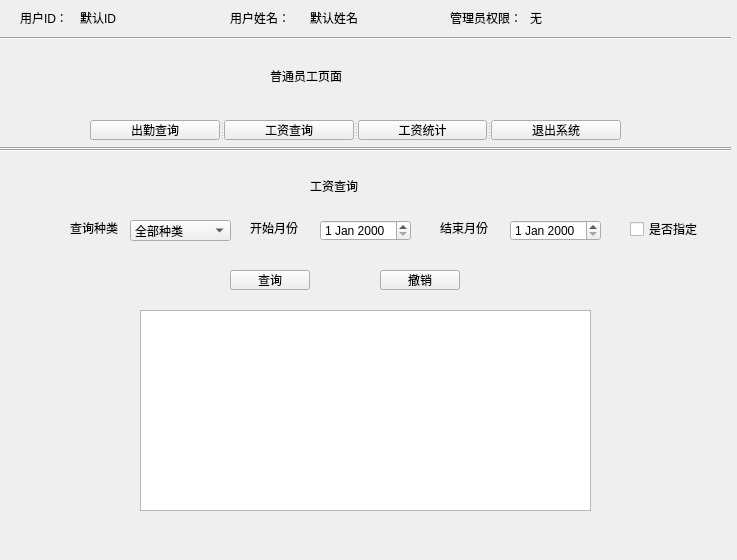
<?xml version="1.0" encoding="UTF-8"?>
<ui version="4.0">
 <class>member</class>
 <widget class="QWidget" name="member">
  <property name="geometry">
   <rect>
    <x>0</x>
    <y>0</y>
    <width>737</width>
    <height>560</height>
   </rect>
  </property>
  <property name="windowTitle">
   <string>Form</string>
  </property>
  <widget class="QLabel" name="label_4">
   <property name="geometry">
    <rect>
     <x>20</x>
     <y>10</y>
     <width>81</width>
     <height>16</height>
    </rect>
   </property>
   <property name="text">
    <string>用户ID：</string>
   </property>
  </widget>
  <widget class="QLabel" name="label_5">
   <property name="geometry">
    <rect>
     <x>80</x>
     <y>10</y>
     <width>91</width>
     <height>16</height>
    </rect>
   </property>
   <property name="text">
    <string>默认ID</string>
   </property>
  </widget>
  <widget class="QLabel" name="label_6">
   <property name="geometry">
    <rect>
     <x>230</x>
     <y>10</y>
     <width>81</width>
     <height>16</height>
    </rect>
   </property>
   <property name="text">
    <string/>
   </property>
  </widget>
  <widget class="Line" name="line">
   <property name="geometry">
    <rect>
     <x>0</x>
     <y>30</y>
     <width>731</width>
     <height>16</height>
    </rect>
   </property>
   <property name="orientation">
    <enum>Qt::Horizontal</enum>
   </property>
  </widget>
  <widget class="QLabel" name="label_7">
   <property name="geometry">
    <rect>
     <x>230</x>
     <y>10</y>
     <width>81</width>
     <height>16</height>
    </rect>
   </property>
   <property name="text">
    <string>用户姓名：</string>
   </property>
  </widget>
  <widget class="QLabel" name="label_8">
   <property name="geometry">
    <rect>
     <x>310</x>
     <y>10</y>
     <width>81</width>
     <height>16</height>
    </rect>
   </property>
   <property name="text">
    <string>默认姓名</string>
   </property>
  </widget>
  <widget class="QLabel" name="label_9">
   <property name="geometry">
    <rect>
     <x>450</x>
     <y>10</y>
     <width>81</width>
     <height>16</height>
    </rect>
   </property>
   <property name="text">
    <string>管理员权限：</string>
   </property>
  </widget>
  <widget class="QLabel" name="label_10">
   <property name="geometry">
    <rect>
     <x>530</x>
     <y>10</y>
     <width>81</width>
     <height>16</height>
    </rect>
   </property>
   <property name="text">
    <string>无</string>
   </property>
  </widget>
  <widget class="QLabel" name="label">
   <property name="geometry">
    <rect>
     <x>270</x>
     <y>50</y>
     <width>201</width>
     <height>51</height>
    </rect>
   </property>
   <property name="styleSheet">
    <string notr="true">font: 18pt &quot;华文行楷&quot;;</string>
   </property>
   <property name="text">
    <string>普通员工页面</string>
   </property>
  </widget>
  <widget class="Line" name="line_2">
   <property name="geometry">
    <rect>
     <x>0</x>
     <y>140</y>
     <width>731</width>
     <height>16</height>
    </rect>
   </property>
   <property name="orientation">
    <enum>Qt::Horizontal</enum>
   </property>
  </widget>
  <widget class="QStackedWidget" name="stackedWidget">
   <property name="geometry">
    <rect>
     <x>10</x>
     <y>160</y>
     <width>731</width>
     <height>381</height>
    </rect>
   </property>
   <property name="currentIndex">
    <number>1</number>
   </property>
   <widget class="QWidget" name="page">
    <widget class="QDateEdit" name="dateEdit">
     <property name="geometry">
      <rect>
       <x>330</x>
       <y>60</y>
       <width>111</width>
       <height>21</height>
      </rect>
     </property>
    </widget>
    <widget class="QComboBox" name="comboBox">
     <property name="geometry">
      <rect>
       <x>80</x>
       <y>60</y>
       <width>121</width>
       <height>21</height>
      </rect>
     </property>
     <item>
      <property name="text">
       <string>全部种类</string>
      </property>
     </item>
     <item>
      <property name="text">
       <string>出勤信息</string>
      </property>
     </item>
     <item>
      <property name="text">
       <string>加班信息</string>
      </property>
     </item>
    </widget>
    <widget class="QLabel" name="label_2">
     <property name="geometry">
      <rect>
       <x>240</x>
       <y>60</y>
       <width>81</width>
       <height>16</height>
      </rect>
     </property>
     <property name="text">
      <string>查询开始日期</string>
     </property>
    </widget>
    <widget class="QLabel" name="label_3">
     <property name="geometry">
      <rect>
       <x>20</x>
       <y>60</y>
       <width>51</width>
       <height>16</height>
      </rect>
     </property>
     <property name="text">
      <string>查询种类</string>
     </property>
    </widget>
    <widget class="QTableWidget" name="infoshow">
     <property name="geometry">
      <rect>
       <x>110</x>
       <y>150</y>
       <width>451</width>
       <height>191</height>
      </rect>
     </property>
    </widget>
    <widget class="QLabel" name="label_21">
     <property name="geometry">
      <rect>
       <x>290</x>
       <y>10</y>
       <width>91</width>
       <height>31</height>
      </rect>
     </property>
     <property name="styleSheet">
      <string notr="true">font: 16pt &quot;楷体&quot;;</string>
     </property>
     <property name="text">
      <string>出勤查询</string>
     </property>
    </widget>
    <widget class="QPushButton" name="pushButton">
     <property name="geometry">
      <rect>
       <x>220</x>
       <y>110</y>
       <width>80</width>
       <height>20</height>
      </rect>
     </property>
     <property name="text">
      <string>查询</string>
     </property>
    </widget>
    <widget class="QPushButton" name="pushButton_2">
     <property name="geometry">
      <rect>
       <x>360</x>
       <y>110</y>
       <width>80</width>
       <height>20</height>
      </rect>
     </property>
     <property name="text">
      <string>撤销</string>
     </property>
    </widget>
    <widget class="QLabel" name="label_24">
     <property name="geometry">
      <rect>
       <x>490</x>
       <y>60</y>
       <width>81</width>
       <height>16</height>
      </rect>
     </property>
     <property name="text">
      <string>查询结束日期</string>
     </property>
    </widget>
    <widget class="QDateEdit" name="dateEdit_6">
     <property name="geometry">
      <rect>
       <x>580</x>
       <y>60</y>
       <width>101</width>
       <height>21</height>
      </rect>
     </property>
    </widget>
   </widget>
   <widget class="QWidget" name="page_2">
    <widget class="QTableWidget" name="infoshow_3">
     <property name="geometry">
      <rect>
       <x>130</x>
       <y>150</y>
       <width>451</width>
       <height>201</height>
      </rect>
     </property>
    </widget>
    <widget class="QLabel" name="label_13">
     <property name="geometry">
      <rect>
       <x>60</x>
       <y>60</y>
       <width>51</width>
       <height>16</height>
      </rect>
     </property>
     <property name="text">
      <string>查询种类</string>
     </property>
    </widget>
    <widget class="QLabel" name="label_14">
     <property name="geometry">
      <rect>
       <x>240</x>
       <y>60</y>
       <width>51</width>
       <height>16</height>
      </rect>
     </property>
     <property name="text">
      <string>开始月份</string>
     </property>
    </widget>
    <widget class="QDateEdit" name="dateEdit_3">
     <property name="geometry">
      <rect>
       <x>310</x>
       <y>60</y>
       <width>91</width>
       <height>21</height>
      </rect>
     </property>
    </widget>
    <widget class="QComboBox" name="comboBox_3">
     <property name="geometry">
      <rect>
       <x>120</x>
       <y>60</y>
       <width>101</width>
       <height>21</height>
      </rect>
     </property>
     <item>
      <property name="text">
       <string>全部种类</string>
      </property>
     </item>
     <item>
      <property name="text">
       <string>基本工资</string>
      </property>
     </item>
     <item>
      <property name="text">
       <string>出勤奖金</string>
      </property>
     </item>
     <item>
      <property name="text">
       <string>加班津贴</string>
      </property>
     </item>
     <item>
      <property name="text">
       <string>年终奖</string>
      </property>
     </item>
     <item>
      <property name="text">
       <string/>
      </property>
     </item>
    </widget>
    <widget class="QLabel" name="label_22">
     <property name="geometry">
      <rect>
       <x>300</x>
       <y>10</y>
       <width>91</width>
       <height>31</height>
      </rect>
     </property>
     <property name="styleSheet">
      <string notr="true">font: 16pt &quot;楷体&quot;;</string>
     </property>
     <property name="text">
      <string>工资查询</string>
     </property>
    </widget>
    <widget class="QPushButton" name="pushButton_3">
     <property name="geometry">
      <rect>
       <x>220</x>
       <y>110</y>
       <width>80</width>
       <height>20</height>
      </rect>
     </property>
     <property name="text">
      <string>查询</string>
     </property>
    </widget>
    <widget class="QPushButton" name="pushButton_5">
     <property name="geometry">
      <rect>
       <x>370</x>
       <y>110</y>
       <width>80</width>
       <height>20</height>
      </rect>
     </property>
     <property name="text">
      <string>撤销</string>
     </property>
    </widget>
    <widget class="QCheckBox" name="checkBox_14">
     <property name="geometry">
      <rect>
       <x>620</x>
       <y>60</y>
       <width>73</width>
       <height>18</height>
      </rect>
     </property>
     <property name="text">
      <string>是否指定</string>
     </property>
    </widget>
    <widget class="QDateEdit" name="dateEdit_7">
     <property name="geometry">
      <rect>
       <x>500</x>
       <y>60</y>
       <width>91</width>
       <height>21</height>
      </rect>
     </property>
    </widget>
    <widget class="QLabel" name="label_25">
     <property name="geometry">
      <rect>
       <x>430</x>
       <y>60</y>
       <width>51</width>
       <height>16</height>
      </rect>
     </property>
     <property name="text">
      <string>结束月份</string>
     </property>
    </widget>
   </widget>
   <widget class="QWidget" name="page_5">
    <widget class="QComboBox" name="comboBox_6">
     <property name="geometry">
      <rect>
       <x>210</x>
       <y>60</y>
       <width>91</width>
       <height>21</height>
      </rect>
     </property>
     <item>
      <property name="text">
       <string>全部种类</string>
      </property>
     </item>
     <item>
      <property name="text">
       <string>基本工资</string>
      </property>
     </item>
     <item>
      <property name="text">
       <string>出勤奖金</string>
      </property>
     </item>
     <item>
      <property name="text">
       <string>加班津贴</string>
      </property>
     </item>
     <item>
      <property name="text">
       <string>年终奖</string>
      </property>
     </item>
     <item>
      <property name="text">
       <string>总计</string>
      </property>
     </item>
     <item>
      <property name="text">
       <string/>
      </property>
     </item>
    </widget>
    <widget class="QLabel" name="label_19">
     <property name="geometry">
      <rect>
       <x>360</x>
       <y>60</y>
       <width>51</width>
       <height>16</height>
      </rect>
     </property>
     <property name="text">
      <string>年份</string>
     </property>
    </widget>
    <widget class="QLabel" name="label_20">
     <property name="geometry">
      <rect>
       <x>140</x>
       <y>60</y>
       <width>51</width>
       <height>16</height>
      </rect>
     </property>
     <property name="text">
      <string>查询种类</string>
     </property>
    </widget>
    <widget class="QLabel" name="label_23">
     <property name="geometry">
      <rect>
       <x>280</x>
       <y>0</y>
       <width>91</width>
       <height>31</height>
      </rect>
     </property>
     <property name="styleSheet">
      <string notr="true">font: 16pt &quot;楷体&quot;;</string>
     </property>
     <property name="text">
      <string>工资统计</string>
     </property>
    </widget>
    <widget class="Line" name="line_5">
     <property name="geometry">
      <rect>
       <x>0</x>
       <y>30</y>
       <width>731</width>
       <height>16</height>
      </rect>
     </property>
     <property name="orientation">
      <enum>Qt::Horizontal</enum>
     </property>
    </widget>
    <widget class="QSpinBox" name="spinBox">
     <property name="geometry">
      <rect>
       <x>400</x>
       <y>60</y>
       <width>71</width>
       <height>22</height>
      </rect>
     </property>
    </widget>
    <widget class="QPushButton" name="pushButton_9">
     <property name="geometry">
      <rect>
       <x>230</x>
       <y>110</y>
       <width>80</width>
       <height>20</height>
      </rect>
     </property>
     <property name="text">
      <string>查询</string>
     </property>
    </widget>
    <widget class="QPushButton" name="pushButton_10">
     <property name="geometry">
      <rect>
       <x>350</x>
       <y>110</y>
       <width>80</width>
       <height>20</height>
      </rect>
     </property>
     <property name="text">
      <string>撤销</string>
     </property>
    </widget>
    <widget class="QTableWidget" name="infoshow_6">
     <property name="geometry">
      <rect>
       <x>40</x>
       <y>140</y>
       <width>601</width>
       <height>231</height>
      </rect>
     </property>
    </widget>
   </widget>
  </widget>
  <widget class="Line" name="line_3">
   <property name="geometry">
    <rect>
     <x>0</x>
     <y>140</y>
     <width>731</width>
     <height>20</height>
    </rect>
   </property>
   <property name="orientation">
    <enum>Qt::Horizontal</enum>
   </property>
  </widget>
  <widget class="QSplitter" name="splitter">
   <property name="geometry">
    <rect>
     <x>20</x>
     <y>100</y>
     <width>0</width>
     <height>20</height>
    </rect>
   </property>
   <property name="orientation">
    <enum>Qt::Horizontal</enum>
   </property>
   <widget class="QSplitter" name="splitter_2">
    <property name="orientation">
     <enum>Qt::Horizontal</enum>
    </property>
    <widget class="QSplitter" name="splitter_3">
     <property name="orientation">
      <enum>Qt::Horizontal</enum>
     </property>
    </widget>
   </widget>
  </widget>
  <widget class="QSplitter" name="splitter_4">
   <property name="geometry">
    <rect>
     <x>90</x>
     <y>120</y>
     <width>531</width>
     <height>20</height>
    </rect>
   </property>
   <property name="orientation">
    <enum>Qt::Horizontal</enum>
   </property>
   <widget class="QPushButton" name="pushButton_4">
    <property name="text">
     <string>出勤查询</string>
    </property>
   </widget>
   <widget class="QPushButton" name="pushButton_6">
    <property name="text">
     <string>工资查询</string>
    </property>
   </widget>
   <widget class="QPushButton" name="pushButton_7">
    <property name="text">
     <string>工资统计</string>
    </property>
   </widget>
   <widget class="QPushButton" name="pushButton_8">
    <property name="text">
     <string>退出系统</string>
    </property>
   </widget>
  </widget>
 </widget>
 <resources/>
 <connections/>
</ui>
